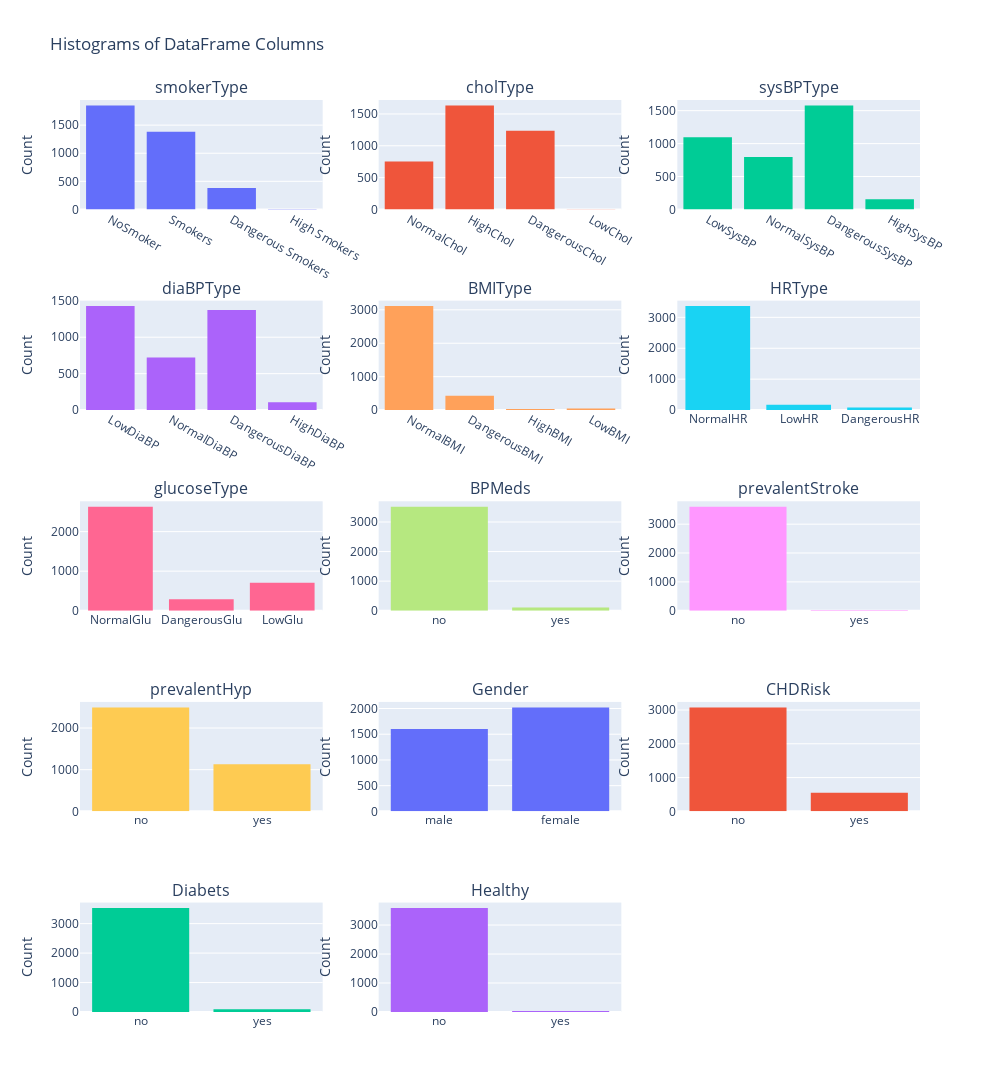

The code cell stored with this chart in its notebook:
### Code cell
# List of columns you want to plot
columns_to_plot = df.columns

# Number of columns in the subplot grid
cols_per_row = 3
num_columns = len(columns_to_plot)
num_rows = (num_columns + cols_per_row - 1) // cols_per_row  # Ceiling division

# Create subplots
fig = make_subplots(rows=num_rows, cols=cols_per_row, subplot_titles=columns_to_plot)

# Add histograms to the subplots
for i, column in enumerate(columns_to_plot):
    row = i // cols_per_row + 1
    col = i % cols_per_row + 1
    histogram = go.Histogram(x=df[column])
    fig.add_trace(histogram, row=row, col=col)
    fig.update_xaxes( row=row, col=col)
    fig.update_yaxes(title_text='Count', row=row, col=col)

# Update layout
fig.update_layout(height=300 * num_rows, width=1000, title_text="Histograms of DataFrame Columns", showlegend=False)

# Show the figure
fig.show()

### Figure 1 — Plotly figure (JSON) as saved in the notebook; plotly's stock layout.template omitted (floating-point values rounded to 4 significant figures; data arrays with more than 128 entries replaced by an {"elided": "..."} marker saying what was removed)
{"data": [{"type": "histogram", "x": {"elided": "3625 str values"}, "xaxis": "x", "yaxis": "y"}, {"type": "histogram", "x": {"elided": "3625 str values"}, "xaxis": "x2", "yaxis": "y2"}, {"type": "histogram", "x": {"elided": "3625 str values"}, "xaxis": "x3", "yaxis": "y3"}, {"type": "histogram", "x": {"elided": "3625 str values"}, "xaxis": "x4", "yaxis": "y4"}, {"type": "histogram", "x": {"elided": "3625 str values"}, "xaxis": "x5", "yaxis": "y5"}, {"type": "histogram", "x": {"elided": "3625 str values"}, "xaxis": "x6", "yaxis": "y6"}, {"type": "histogram", "x": {"elided": "3625 str values"}, "xaxis": "x7", "yaxis": "y7"}, {"type": "histogram", "x": {"elided": "3625 str values"}, "xaxis": "x8", "yaxis": "y8"}, {"type": "histogram", "x": {"elided": "3625 str values"}, "xaxis": "x9", "yaxis": "y9"}, {"type": "histogram", "x": {"elided": "3625 str values"}, "xaxis": "x10", "yaxis": "y10"}, {"type": "histogram", "x": {"elided": "3625 str values"}, "xaxis": "x11", "yaxis": "y11"}, {"type": "histogram", "x": {"elided": "3625 str values"}, "xaxis": "x12", "yaxis": "y12"}, {"type": "histogram", "x": {"elided": "3625 str values"}, "xaxis": "x13", "yaxis": "y13"}, {"type": "histogram", "x": {"elided": "3625 str values"}, "xaxis": "x14", "yaxis": "y14"}], "layout": {"annotations": [{"font": {"size": 16}, "showarrow": false, "text": "smokerType", "x": 0.1444, "xanchor": "center", "xref": "paper", "y": 1, "yanchor": "bottom", "yref": "paper"}, {"font": {"size": 16}, "showarrow": false, "text": "cholType", "x": 0.5, "xanchor": "center", "xref": "paper", "y": 1, "yanchor": "bottom", "yref": "paper"}, {"font": {"size": 16}, "showarrow": false, "text": "sysBPType", "x": 0.8556, "xanchor": "center", "xref": "paper", "y": 1, "yanchor": "bottom", "yref": "paper"}, {"font": {"size": 16}, "showarrow": false, "text": "diaBPType", "x": 0.1444, "xanchor": "center", "xref": "paper", "y": 0.78, "yanchor": "bottom", "yref": "paper"}, {"font": {"size": 16}, "showarrow": false, "text": "BMIType", "x": 0.5, "xanchor": "center", "xref": "paper", "y": 0.78, "yanchor": "bottom", "yref": "paper"}, {"font": {"size": 16}, "showarrow": false, "text": "HRType", "x": 0.8556, "xanchor": "center", "xref": "paper", "y": 0.78, "yanchor": "bottom", "yref": "paper"}, {"font": {"size": 16}, "showarrow": false, "text": "glucoseType", "x": 0.1444, "xanchor": "center", "xref": "paper", "y": 0.56, "yanchor": "bottom", "yref": "paper"}, {"font": {"size": 16}, "showarrow": false, "text": "BPMeds", "x": 0.5, "xanchor": "center", "xref": "paper", "y": 0.56, "yanchor": "bottom", "yref": "paper"}, {"font": {"size": 16}, "showarrow": false, "text": "prevalentStroke", "x": 0.8556, "xanchor": "center", "xref": "paper", "y": 0.56, "yanchor": "bottom", "yref": "paper"}, {"font": {"size": 16}, "showarrow": false, "text": "prevalentHyp", "x": 0.1444, "xanchor": "center", "xref": "paper", "y": 0.34, "yanchor": "bottom", "yref": "paper"}, {"font": {"size": 16}, "showarrow": false, "text": "Gender", "x": 0.5, "xanchor": "center", "xref": "paper", "y": 0.34, "yanchor": "bottom", "yref": "paper"}, {"font": {"size": 16}, "showarrow": false, "text": "CHDRisk", "x": 0.8556, "xanchor": "center", "xref": "paper", "y": 0.34, "yanchor": "bottom", "yref": "paper"}, {"font": {"size": 16}, "showarrow": false, "text": "Diabets", "x": 0.1444, "xanchor": "center", "xref": "paper", "y": 0.12, "yanchor": "bottom", "yref": "paper"}, {"font": {"size": 16}, "showarrow": false, "text": "Healthy", "x": 0.5, "xanchor": "center", "xref": "paper", "y": 0.12, "yanchor": "bottom", "yref": "paper"}], "height": 1500, "showlegend": false, "title": {"text": "Histograms of DataFrame Columns"}, "width": 1000, "xaxis": {"anchor": "y", "domain": [0, 0.2889]}, "xaxis10": {"anchor": "y10", "domain": [0, 0.2889]}, "xaxis11": {"anchor": "y11", "domain": [0.3556, 0.6444]}, "xaxis12": {"anchor": "y12", "domain": [0.7111, 1]}, "xaxis13": {"anchor": "y13", "domain": [0, 0.2889]}, "xaxis14": {"anchor": "y14", "domain": [0.3556, 0.6444]}, "xaxis15": {"anchor": "y15", "domain": [0.7111, 1]}, "xaxis2": {"anchor": "y2", "domain": [0.3556, 0.6444]}, "xaxis3": {"anchor": "y3", "domain": [0.7111, 1]}, "xaxis4": {"anchor": "y4", "domain": [0, 0.2889]}, "xaxis5": {"anchor": "y5", "domain": [0.3556, 0.6444]}, "xaxis6": {"anchor": "y6", "domain": [0.7111, 1]}, "xaxis7": {"anchor": "y7", "domain": [0, 0.2889]}, "xaxis8": {"anchor": "y8", "domain": [0.3556, 0.6444]}, "xaxis9": {"anchor": "y9", "domain": [0.7111, 1]}, "yaxis": {"anchor": "x", "domain": [0.88, 1], "title": {"text": "Count"}}, "yaxis10": {"anchor": "x10", "domain": [0.22, 0.34], "title": {"text": "Count"}}, "yaxis11": {"anchor": "x11", "domain": [0.22, 0.34], "title": {"text": "Count"}}, "yaxis12": {"anchor": "x12", "domain": [0.22, 0.34], "title": {"text": "Count"}}, "yaxis13": {"anchor": "x13", "domain": [0, 0.12], "title": {"text": "Count"}}, "yaxis14": {"anchor": "x14", "domain": [0, 0.12], "title": {"text": "Count"}}, "yaxis15": {"anchor": "x15", "domain": [0, 0.12]}, "yaxis2": {"anchor": "x2", "domain": [0.88, 1], "title": {"text": "Count"}}, "yaxis3": {"anchor": "x3", "domain": [0.88, 1], "title": {"text": "Count"}}, "yaxis4": {"anchor": "x4", "domain": [0.66, 0.78], "title": {"text": "Count"}}, "yaxis5": {"anchor": "x5", "domain": [0.66, 0.78], "title": {"text": "Count"}}, "yaxis6": {"anchor": "x6", "domain": [0.66, 0.78], "title": {"text": "Count"}}, "yaxis7": {"anchor": "x7", "domain": [0.44, 0.56], "title": {"text": "Count"}}, "yaxis8": {"anchor": "x8", "domain": [0.44, 0.56], "title": {"text": "Count"}}, "yaxis9": {"anchor": "x9", "domain": [0.44, 0.56], "title": {"text": "Count"}}}}
